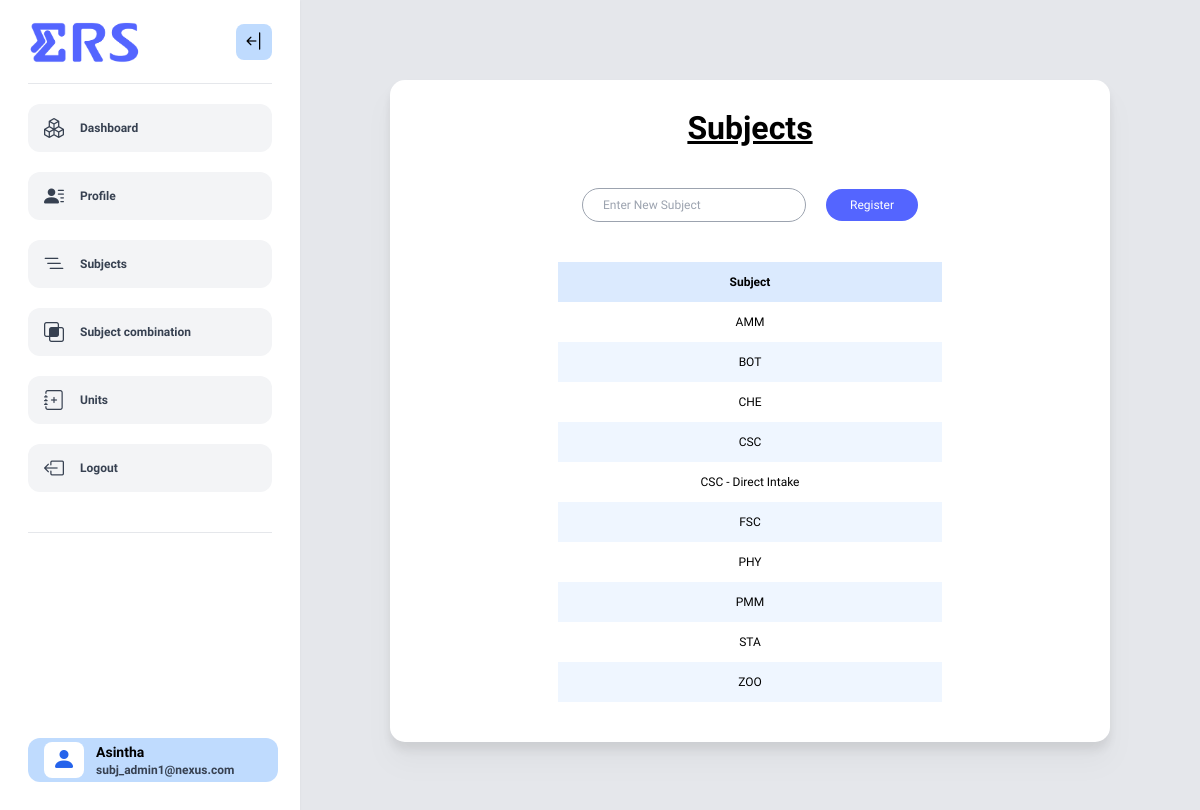
Page /admin/index.php?page=subj (signed in) on the committed database.
### tables this page shows
CREATE TABLE `subject` (
  `subject` varchar(50) NOT NULL
);

### config/adminName.php (called while the page is built, shortened)
<?php
$get_name = "
    SELECT a.name, ad.title
    FROM admin a
    INNER JOIN admin_details ad
    ON a.email = ad.email
    WHERE ad.email ='".$_SESSION['userid']."'";
$res = mysqli_fetch_assoc(mysqli_query($con, $get_name));
$userprofname = $res['name'];
?>

### admin/subjectAdmin/subject.php (the view, shortened to what this page needs)
<?php
    $sql = "SELECT * FROM subject";
    $sublist = mysqli_query($con, $sql);
    ?>
<div class="flex flex-col items-center justify-around gap-5">
    <h1 class="title">Subjects</h1>
    <form action="" method="post" class="flex flex-col justify-center items-center gap-5 mt-8">
        <div class="w-full flex items-center gap-5">
            <input type="subject" name="subject" placeholder="Enter New Subject" class="w-56 border border-gray-400 rounded-full py-2 px-5 outline-none focus:border-blue-500" required>
            <input type="submit" name="submit" class="btn fill-btn" value="Register">
        </div>
    </form>
    <table class="w-96 mt-5 text-center">
        <tr class="h-10 bg-blue-100 font-semibold">
            <th>Subject</th>
        </tr>
        <?php
            if (mysqli_num_rows($sublist) > 0) {
            while ($row = mysqli_fetch_assoc($sublist)) {
                ?>
                <tr class='h-10 odd:bg-blue-50'>
                    <td><?php echo $row['subject']; ?></td>
                </tr>
                <?php
            }
            } else {
                echo "<tr class='h-10 odd:bg-blue-50'>
                        <td>No record found</td>
                    </tr>
                                            ";
            }
        ?>
    </table>
</div>

### admin/navbar.php (shortened to what this page needs)
<nav
  id="navBar"
  class="fixed top-0 bottom-0 lg:left-0 py-5 px-7 w-[300px] bg-white drop-shadow-sm transition-all">
  <div class="flex items-center justify-between">
    <img
      src="../assets/img/logo/ERS_logo.gif"
      alt="Logo"
      class="w-28 transition-all"
      id="nav-logo" />
    <i
      onclick="toggleNavBar()"
      id="open-close-btn"
      class="bi bi-arrow-bar-left text-xl py-1 px-2 rounded-lg bg-blue-200 text-black cursor-pointer transition-all"></i>
  </div>
  <hr class="bg-gray-700 my-5" />
  <div class="flex flex-col gap-5" id="navLinks">
    <a
      id="dashboardLink"
      href="../admin"
      class="flex items-center gap-4 w-full bg-gray-100 rounded-xl py-2.5 px-4 cursor-pointer transition-all hover:bg-gray-200 hover:text-black font-semibold text-gray-700">
      <i class="bi bi-boxes text-xl"></i>
      <span class="transition-all">Dashboard</span>
    </a>
    <a
      id="dashboardLink"
      href="index.php?page=profile"
      class="flex items-center gap-4 w-full bg-gray-100 rounded-xl py-2.5 px-4 cursor-pointer transition-all hover:bg-gray-200 hover:text-black font-semibold text-gray-700">
      <i class="bi bi-person-lines-fill text-xl"></i>
      <span class="transition-all">Profile</span>
    </a>
    <?php if ($_SESSION['role'] == "Admin_Subject") {?>
        <a
                id="dashboardLink"
                href="index.php?page=subj"
                class="flex items-center gap-4 w-full bg-gray-100 rounded-xl py-2.5 px-4 cursor-pointer transition-all hover:bg-gray-200 hover:text-black font-semibold text-gray-700">
            <i class="bi bi-list-nested text-xl"></i>
            <span class="transition-all">Subjects</span>
        </a>
        <a
        <a
            id="dashboardLink"
            href="index.php?page=subComb"
            class="flex items-center gap-4 w-full bg-gray-100 rounded-xl py-2.5 px-4 cursor-pointer transition-all hover:bg-gray-200 hover:text-black font-semibold text-gray-700">
            <i class="bi bi-intersect text-xl"></i>
            <span class="transition-all">Subject combination</span>
            </a>
        <a
            id="dashboardLink"
            href="index.php?page=units"
            class="flex items-center gap-4 w-full bg-gray-100 rounded-xl py-2.5 px-4 cursor-pointer transition-all hover:bg-gray-200 hover:text-black font-semibold text-gray-700">
            <i class="bi bi-journal-plus text-xl"></i>
          <span class="transition-all">Units</span>
        </a>
    <?php } ?>
    <a
      id="dashboardLink"
      href="../logout.php"
      class="flex items-center gap-4 w-full bg-gray-100 rounded-xl py-2.5 px-4 cursor-pointer transition-all hover:bg-gray-200 hover:text-black font-semibold text-gray-700">
      <i class="bi bi-box-arrow-left text-xl"></i>
      <span class="transition-all">Logout</span>
    </a>
  </div>
  <hr class="bg-gray-700 my-10" />
  <a
    id="profile-sec"
    href="index.php?page=profile"
    class="fixed bottom-10 w-10/12 mx-auto bg-blue-200 rounded-xl flex items-center gap-3 py-1 px-4 cursor-pointer overflow-x-hidden">
      <i
        class="user-icon bi bi-person-fill text-2xl py-0.5 px-2 rounded-lg bg-white text-blue-600"></i>
      <div class="name-email leading-tight">
        <h4 class="text-black font-bold text-sm"><?php echo $userprofname ?></h4>
        <p class="text-xs font-semibold text-gray-700"><?php echo $_SESSION['userid'] ?></p>
      </div>
    </a>
</nav>

### assets/css/admin.css (style rules this page uses)
:root { --primary: #5465ff; --secondary: #bfd7ff; --error: #ff5733; --title: "Kanit"; }
* { margin: 0; padding: 0; box-sizing: border-box; font-family: "Geologica", serif; }
.title { font-family: var(--title); font-weight: bolder; font-size: 2rem; text-decoration: underline; }
.btn { border: none; border-radius: 9999px; padding: 0.5rem 1.5rem; font-weight: 500; cursor: pointer; text-align: center; transition: 0.4s all ease; }
.fill-btn { background-color: var(--primary) !important; color: white; }

### rows in the picture
subject: subject "AMM"
subject: subject "BOT"
subject: subject "CHE"
subject: subject "CSC"
subject: subject "CSC - Direct Intake"
subject: subject "FSC"
subject: subject "PHY"
subject: subject "PMM"
subject: subject "STA"
subject: subject "ZOO"

### other values in the picture
$userprofname "Asintha"
$_SESSION['userid'] "subj_admin1@nexus.com"
